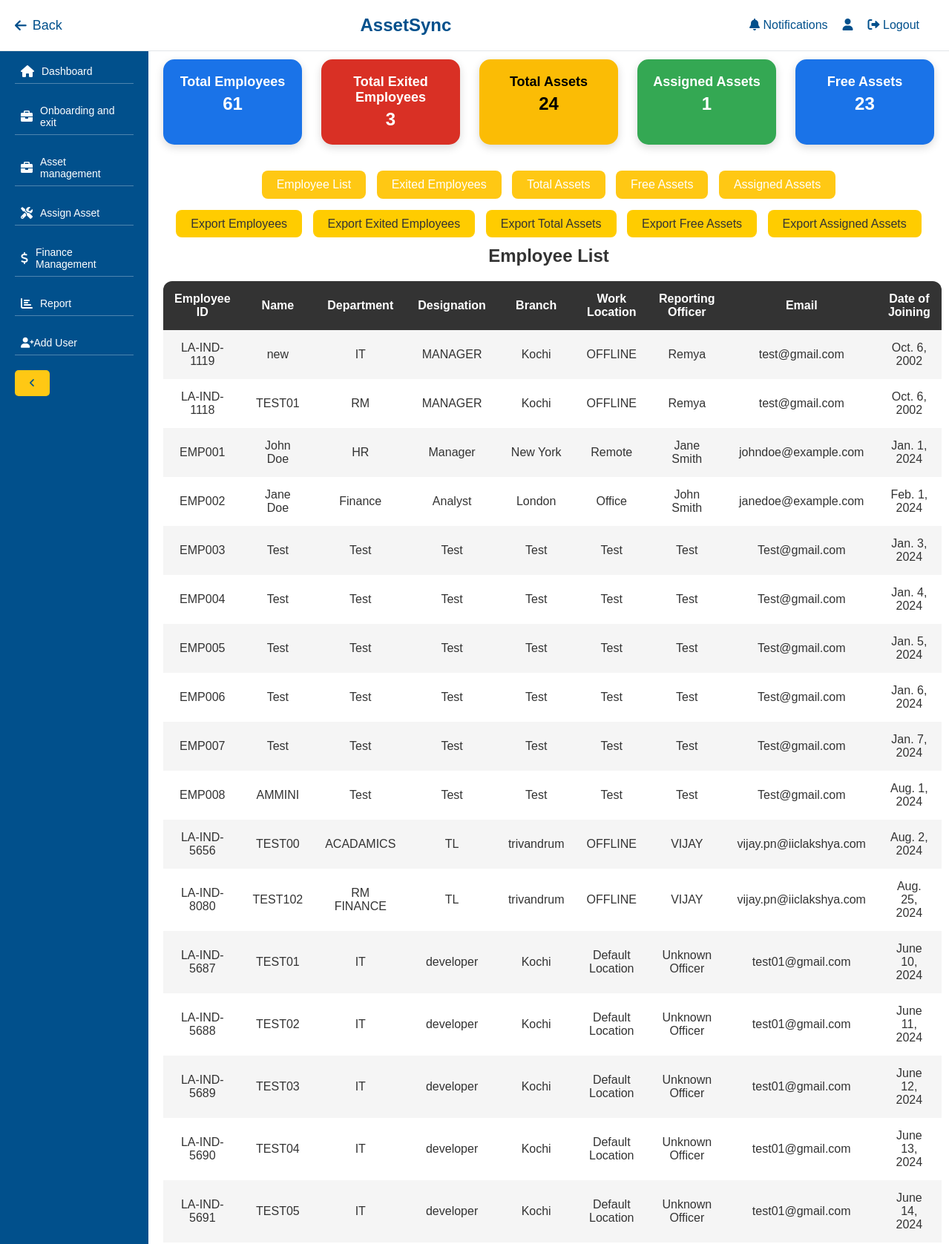
The page /report/ (upper part) on the database its author committed.
### management/models.py (models this page shows, shortened)
class Employee(models.Model):
    DEPARTMENT_CHOICES = [
        ('IT', 'IT'),
        ('HR', 'HR'),
        ('FINANCE', 'FINANCE'),
        ('RM FINANCE', 'RM FINANCE'),
        ('RM', 'RM'),
        ('ACADAMICS', 'ACADAMICS'),
        ('CC', 'CC'),
        ('ONLINE OPERATIONS', 'ONLINE OPERATIONS'),
        ('ADMIN', 'ADMIN'),
    ]
    BRANCH_CHOICES = [
        ('kannur', 'Kannur'),
        ('calicut', 'Calicut'),
        ('thrissur', 'Thrissur'),
        ('kochi', 'Kochi'),
        ('kottayam', 'Kottayam'),
        ('trivandrum', 'Trivandrum'),
    ]
    date_of_joining = models.DateField()
    employee_id = models.CharField(max_length=100, unique=True)
    name = models.CharField(max_length=200)
    department = models.CharField(max_length=100, choices=DEPARTMENT_CHOICES)
    designation = models.CharField(max_length=100)
    branch = models.CharField(max_length=100, choices=BRANCH_CHOICES)
    work_location = models.CharField(max_length=100)
    reporting_officer = models.CharField(max_length=100)
    personal_email_id = models.EmailField()
    exited = models.BooleanField(default=False)

### management/views.py (the view, shortened to what this page needs)
# urls.py: path('report/', views.report, name='report'),
def report(request):
    employees = Employee.objects.all()
    exited_employees = employees.filter(exited=True)
    DEVICE_MODELS = {
        'Laptop': Laptop,
        'Desktop': Desktop,
        'Printer': Printer,
        'iPad': iPad,
        'iPhone': iPhone,
        'Smartphone': Smartphone,
        'KeypadPhone': KeypadPhone,
        'Headset': Headset,
        'Keyboard': Keyboard,
        'Mouse': Mouse,
        'Pendrive': Pendrive,
        'HardDisk': HardDisk,
        'LanAdapter': LanAdapter,
        'SIM': SIM,
        'RentalAsset': RentalAsset,
    }
    export_type = request.GET.get('export')
    if export_type == 'employees':
        fieldnames = ['employee_id', 'name', 'department', 'designation', 'branch', 'work_location', 'reporting_officer', 'personal_email_id', 'date_of_joining']
        return export_to_csv(employees.values(*fieldnames), 'employees', fieldnames)
    employee_paginator = Paginator(employees, 50)  # Show 50 employees per page
    exited_employee_paginator = Paginator(exited_employees, 50)  # Show 50 exited employees per page
    page_number = request.GET.get('page', 1)
    employees_page_obj = employee_paginator.get_page(page_number)
    exited_employees_page_obj = exited_employee_paginator.get_page(page_number)
    departments = employees.values_list('department', flat=True)
    department_counts = Counter(departments)
    active_employees = employees.filter(exited=False)
    active_department_counts = Counter(active_employees.values_list('department', flat=True))
    exited_department_counts = Counter(exited_employees.values_list('department', flat=True))
    department_labels = list(department_counts.keys())
    active_values = [active_department_counts.get(dept, 0) for dept in department_labels]
    exited_values = [exited_department_counts.get(dept, 0) for dept in department_labels]
    total_exited = exited_employees.count()
    exited_per_department = [exited_department_counts.get(dept, 0) for dept in department_labels]
    total_assets = {
        asset_type: model.objects.count() for asset_type, model in DEVICE_MODELS.items()
    }
    total_assets_labels = list(total_assets.keys())
    total_assets_values = list(total_assets.values())
    free_assets = {
        asset_type: model.objects.filter(employee__isnull=True).count() for asset_type, model in DEVICE_MODELS.items()
    }
    free_assets_labels = list(free_assets.keys())
    free_assets_values = list(free_assets.values())
    assigned_assets_counts = Counter()
    for asset_type, model in DEVICE_MODELS.items():
        assigned_assets_queryset = model.objects.filter(employee__isnull=False)
        assigned_assets_counts[asset_type] = assigned_assets_queryset.count()
    assigned_assets_labels = list(assigned_assets_counts.keys())
    assigned_assets_values = list(assigned_assets_counts.values())
    total_assets_sum = sum(total_assets_values)
    free_assets_sum = sum(free_assets_values)
    assigned_assets_sum = sum(assigned_assets_values)
    return render(request, 'management/report.html', {
        'employees_page_obj': employees_page_obj,  # For paginated employee list
        'exited_employees_page_obj': exited_employees_page_obj,  # For paginated exited employees
        'department_labels': department_labels,
        'active_values': active_values,
        'exited_values': exited_values,
        'exited_per_department': exited_per_department,  # Data for donut chart
        'total_exited': total_exited,  # Total exited employees for display
        'total_assets': total_assets,  # Total assets data for display
        'total_assets_labels': total_assets_labels,  # Labels for total assets donut chart
        'total_assets_values': total_assets_values,  # Values for total assets donut chart
        'free_assets': free_assets,  # Free (unassigned) assets data
        'free_assets_labels': free_assets_labels,  # Labels for free assets donut chart
        'free_assets_values': free_assets_values,  # Values for free assets donut chart
        'assigned_assets_labels': assigned_assets_labels,  # Labels for assigned assets donut chart
        'assigned_assets_values': assigned_assets_values,  # Assigned asset counts for chart
        'total_assets_sum': total_assets_sum,  # Total assets count
        'free_assets_sum': free_assets_sum,  # Free assets count
        'assigned_assets_sum': assigned_assets_sum,  # Assigned assets count
    })

### management/templates/management/report.html (shortened to what this page needs)
{% extends 'management/base.html' %}
{% block content %}
<div class="counter-container">
    <div class="counter-box" style="background-color: #1a73e8; color: white;">
        <h3>Total Employees</h3>
        <p>{{ employees_page_obj.paginator.count }}</p>
    </div>
    <div class="counter-box" style="background-color: #d93025; color: white;">
        <h3>Total Exited Employees</h3>
        <p>{{ total_exited }}</p>
    </div>
    <div class="counter-box" style="background-color: #fbbc05; color: black;">
        <h3>Total Assets</h3>
        <p>{{ total_assets_sum }}</p>
    </div>
    <div class="counter-box" style="background-color: #34a853; color: white;">
        <h3>Assigned Assets</h3>
        <p>{{ assigned_assets_sum }}</p>
    </div>
    <div class="counter-box" style="background-color: #1a73e8; color: white;">
        <h3>Free Assets</h3>
        <p>{{ free_assets_sum }}</p>
    </div>
</div>
<div class="toggle-buttons-container">
    <button onclick="showSection('employeeListSection')" class="btn-toggle btn-primary">Employee List</button>
    <button onclick="showSection('exitedEmployeesSection')" class="btn-toggle btn-danger">Exited Employees</button>
    <button onclick="showSection('totalAssetsSection')" class="btn-toggle btn-success">Total Assets</button>
    <button onclick="showSection('freeAssetsSection')" class="btn-toggle btn-warning">Free Assets</button>
    <button onclick="showSection('assignedAssetsSection')" class="btn-toggle btn-info">Assigned Assets</button>
</div>
<div class="export-buttons-container">
    <a href="?export=employees" class="btn btn-export">Export Employees</a>
    <a href="?export=exited_employees" class="btn btn-export">Export Exited Employees</a>
    <a href="?export=total_assets" class="btn btn-export">Export Total Assets</a>
    <a href="?export=free_assets" class="btn btn-export">Export Free Assets</a>
    <a href="?export=assigned_assets" class="btn btn-export">Export Assigned Assets</a>
</div>
<div id="employeeListSection" style="display: none;">
    <h3 class="section-heading" style="color: #333;">Employee List</h3>
    <div class="table-responsive">
        <table class="table table-striped table-hover table-bordered professional-table">
            <thead class="thead-dark" style="background-color: #333; color: white;">
                <tr>
                    <th>Employee ID</th>
                    <th>Name</th>
                    <th>Department</th>
                    <th>Designation</th>
                    <th>Branch</th>
                    <th>Work Location</th>
                    <th>Reporting Officer</th>
                    <th>Email</th>
                    <th>Date of Joining</th>
                </tr>
            </thead>
            <tbody>
                {% for employee in employees_page_obj %}
                    <tr>
                        <td>{{ employee.employee_id }}</td>
                        <td>{{ employee.name }}</td>
                        <td>{{ employee.department }}</td>
                        <td>{{ employee.designation }}</td>
                        <td>{{ employee.branch }}</td>
                        <td>{{ employee.work_location }}</td>
                        <td>{{ employee.reporting_officer }}</td>
                        <td>{{ employee.personal_email_id }}</td>
                        <td>{{ employee.date_of_joining }}</td>
                    </tr>
                {% empty %}
                    <tr>
                        <td colspan="9">No employees found</td>
                    </tr>
                {% endfor %}
            </tbody>
        </table>
    </div>
</div>
{% endblock %}

### management/templates/management/base.html (style rules this page uses)
:root { --primary-color: #01508c; --secondary-color: #ffc814; --light-blue-color: #e9f7ff; --white-color: #ffffff; --text-color: #333333; --line-color: rgba(255, 255, 255, 0.3); --collapsed-width: 50px; --expanded-width: 200px; --dropdown-bg-color: #ffffff; --dropdown-hover-bg-color: #f1f1f1; --dropdown-border-color: #e0e0e0; }
* { margin: 0; padding: 0; box-sizing: border-box; }
body { font-family: Arial, sans-serif; background-color: var(--light-blue-color); color: var(--text-color); }
button, .btn { background-color: var(--secondary-color); color: var(--primary-color); border: none; padding: 10px 20px; border-radius: 5px; cursor: pointer; transition: background-color 0.3s, color 0.3s; }

### management/templates/management/report.html (style rules this page uses)
.counter-container { display: flex; justify-content: space-between; margin-bottom: 30px; gap: 20px; }
.counter-box { padding: 20px; border-radius: 15px; box-shadow: 0 4px 12px rgba(0, 0, 0, 0.15); text-align: center; width: 18%; transition: transform 0.3s ease, box-shadow 0.3s ease; }
.counter-box h3 { font-size: 18px; margin-bottom: 5px; }
.counter-box p { font-size: 24px; font-weight: bold; }
.professional-table { font-size: 16px; border-collapse: separate; border-spacing: 0; border-radius: 12px; overflow: hidden; }
.professional-table th, .professional-table td { padding: 15px; text-align: center; border: none; }
.professional-table thead { background-color: #4a4a4a; color: white; }
.professional-table tbody tr:nth-child(odd) { background-color: #f5f5f5; }
.btn-toggle, .btn-export { font-size: 16px; padding: 10px 20px; margin: 5px; border-radius: 8px; transition: background-color 0.3s ease, box-shadow 0.3s ease; text-decoration: none; color: white; }
.btn-export { background-color: #ffcc00; border: none; color: #333; text-decoration: none; padding: 10px 20px; font-size: 16px; border-radius: 8px; transition: background-color 0.3s ease, box-shadow 0.3s ease; }
.section-heading { text-align: center; font-size: 24px; font-weight: bold; margin-bottom: 20px; }
.toggle-buttons-container, .export-buttons-container { text-align: center; margin-bottom: 20px; }

### rows shown on the page
Employee: employee_id "LA-IND-1119", name "new", department "IT", designation "MANAGER", branch "Kochi", work_location "OFFLINE", reporting_officer "Remya", personal_email_id "test@gmail.com", date_of_joining "Oct. 6, 2002"
Employee: employee_id "LA-IND-1118", name "TEST01", department "RM", designation "MANAGER", branch "Kochi", work_location "OFFLINE", reporting_officer "Remya", personal_email_id "test@gmail.com", date_of_joining "Oct. 6, 2002"
Employee: employee_id "EMP001", name "John Doe", department "HR", designation "Manager", branch "New York", work_location "Remote", reporting_officer "Jane Smith", personal_email_id "johndoe@example.com", date_of_joining "Jan. 1, 2024"
Employee: employee_id "EMP002", name "Jane Doe", department "Finance", designation "Analyst", branch "London", work_location "Office", reporting_officer "John Smith", personal_email_id "janedoe@example.com", date_of_joining "Feb. 1, 2024"
Employee: employee_id "EMP003", name "Test", department "Test", designation "Test", branch "Test", work_location "Test", reporting_officer "Test", personal_email_id "Test@gmail.com", date_of_joining "Jan. 3, 2024"
Employee: employee_id "EMP004", name "Test", department "Test", designation "Test", branch "Test", work_location "Test", reporting_officer "Test", personal_email_id "Test@gmail.com", date_of_joining "Jan. 4, 2024"
Employee: employee_id "EMP005", name "Test", department "Test", designation "Test", branch "Test", work_location "Test", reporting_officer "Test", personal_email_id "Test@gmail.com", date_of_joining "Jan. 5, 2024"
Employee: employee_id "EMP006", name "Test", department "Test", designation "Test", branch "Test", work_location "Test", reporting_officer "Test", personal_email_id "Test@gmail.com", date_of_joining "Jan. 6, 2024"
Employee: employee_id "EMP007", name "Test", department "Test", designation "Test", branch "Test", work_location "Test", reporting_officer "Test", personal_email_id "Test@gmail.com", date_of_joining "Jan. 7, 2024"
Employee: employee_id "EMP008", name "AMMINI", department "Test", designation "Test", branch "Test", work_location "Test", reporting_officer "Test", personal_email_id "Test@gmail.com", date_of_joining "Aug. 1, 2024"
Employee: employee_id "LA-IND-5656", name "TEST00", department "ACADAMICS", designation "TL", branch "trivandrum", work_location "OFFLINE", reporting_officer "VIJAY", personal_email_id "vijay.pn@iiclakshya.com", date_of_joining "Aug. 2, 2024"
Employee: employee_id "LA-IND-8080", name "TEST102", department "RM FINANCE", designation "TL", branch "trivandrum", work_location "OFFLINE", reporting_officer "VIJAY", personal_email_id "vijay.pn@iiclakshya.com", date_of_joining "Aug. 25, 2024"
Employee: employee_id "LA-IND-5687", name "TEST01", department "IT", designation "developer", branch "Kochi", work_location "Default Location", reporting_officer "Unknown Officer", personal_email_id "test01@gmail.com", date_of_joining "June 10, 2024"
Employee: employee_id "LA-IND-5688", name "TEST02", department "IT", designation "developer", branch "Kochi", work_location "Default Location", reporting_officer "Unknown Officer", personal_email_id "test01@gmail.com", date_of_joining "June 11, 2024"
Employee: employee_id "LA-IND-5689", name "TEST03", department "IT", designation "developer", branch "Kochi", work_location "Default Location", reporting_officer "Unknown Officer", personal_email_id "test01@gmail.com", date_of_joining "June 12, 2024"
Employee: employee_id "LA-IND-5690", name "TEST04", department "IT", designation "developer", branch "Kochi", work_location "Default Location", reporting_officer "Unknown Officer", personal_email_id "test01@gmail.com", date_of_joining "June 13, 2024"
Employee: employee_id "LA-IND-5691", name "TEST05", department "IT", designation "developer", branch "Kochi", work_location "Default Location", reporting_officer "Unknown Officer", personal_email_id "test01@gmail.com", date_of_joining "June 14, 2024"

### other values the page prints
{{ employees_page_obj.paginator.count }} "61"
{{ total_exited }} "3"
{{ total_assets_sum }} "24"
{{ assigned_assets_sum }} "1"
{{ free_assets_sum }} "23"
